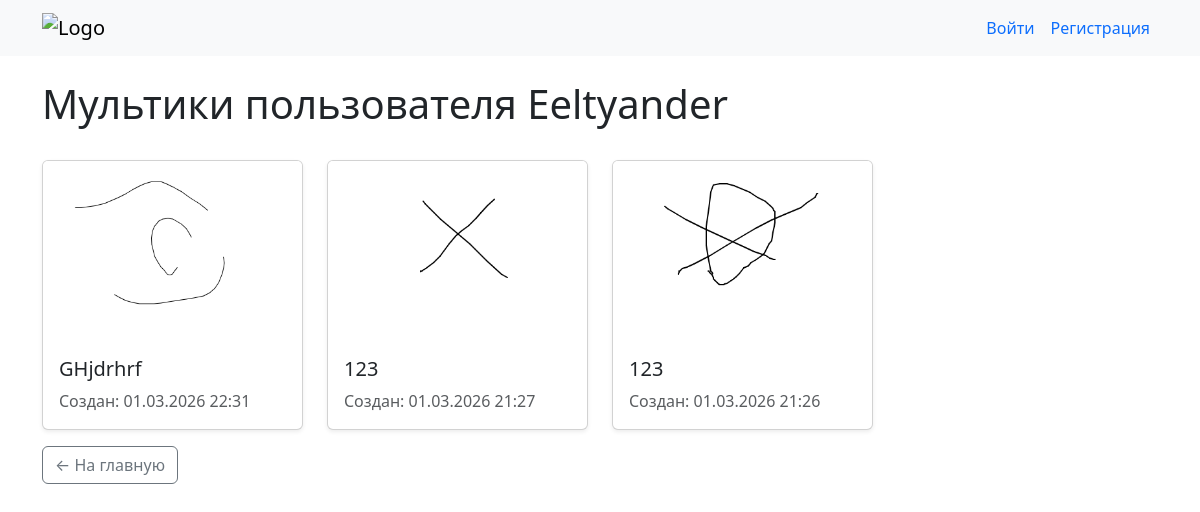
The app's page /user/Eeltyander/, older data.
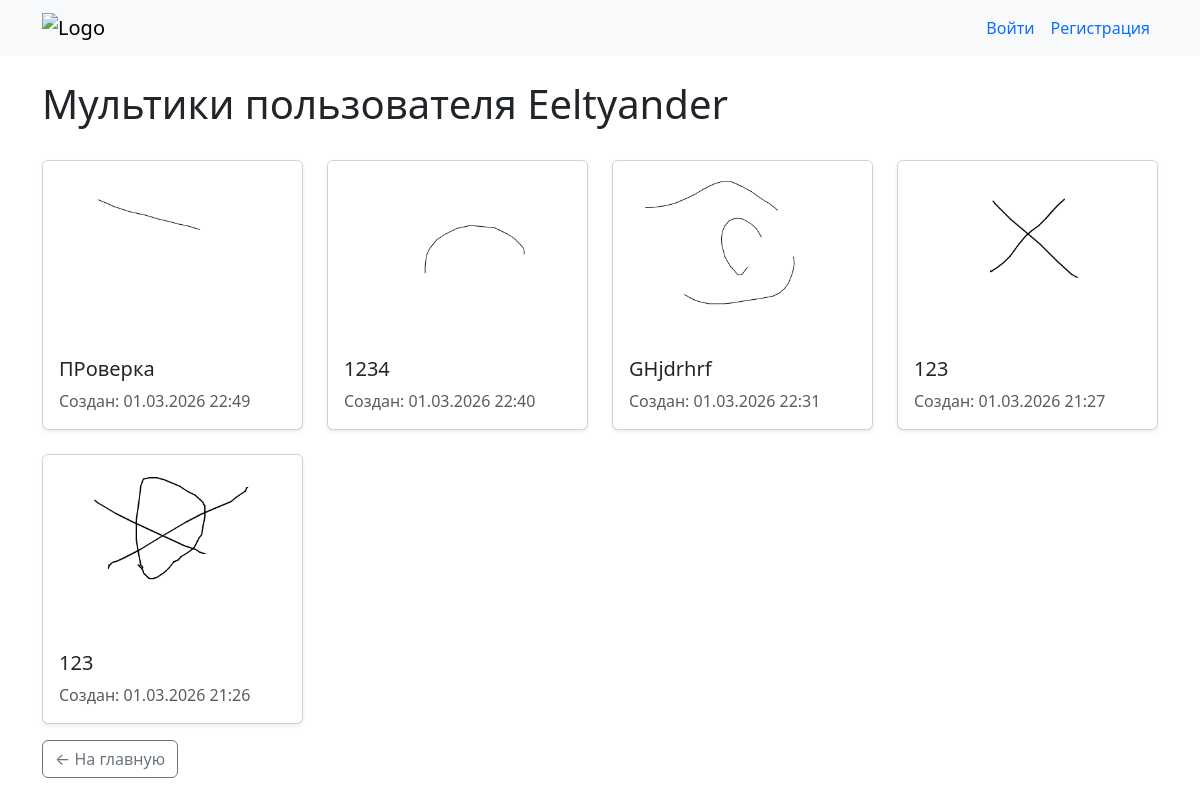
The same page, newer data.
### cartoons/models.py (models this page shows, shortened)
class Cartoon(models.Model):
    title = models.CharField(max_length=200, verbose_name="Название")
    author = models.ForeignKey(User, on_delete=models.CASCADE,
                               related_name='cartoons')
    created_at = models.DateTimeField(auto_now_add=True)
    updated_at = models.DateTimeField(auto_now=True)
    preview = models.ImageField(upload_to='cartoons/gifs/')
    frames_data = models.JSONField(default=dict, blank=True)
    fps = models.PositiveSmallIntegerField(default=12)
    class Meta:
        ordering = ['-created_at']  # сортировка по новизне

### cartoons/views.py (the view)
# urls.py: path('user/<str:username>/', views.user_profile, name='user_profile'),
def user_profile(request, username):
    user = get_object_or_404(User, username=username)
    cartoons = Cartoon.objects.filter(author=user).order_by('-created_at')
    return render(request, 'cartoons/user_profile.html', {
        'profile_user': user,
        'cartoons': cartoons
    })

### cartoons/templates/cartoons/user_profile.html (shortened to what this page needs)
{% extends "base.html" %}
{% load static %}
{% block content %}
<div class="d-flex justify-content-between align-items-center mb-4">
    <h1>Мультики пользователя {{ profile_user.username }}</h1>
</div>
<div class="row row-cols-1 row-cols-sm-2 row-cols-md-3 row-cols-lg-4 g-4">
    {% for cartoon in cartoons %}
    <div class="col">
        <div class="card h-100 shadow-sm">
            <a href="{% url 'detail' cartoon.pk %}" class="text-decoration-none text-dark">
                {% if cartoon.preview %}
                <img src="{{ cartoon.preview.url }}" class="card-img-top" alt="{{ cartoon.title }}" style="height: 180px; object-fit: cover;">
                {% else %}
                <div class="card-img-top bg-light d-flex align-items-center justify-content-center" style="height: 180px;">
                    <span class="text-muted">Нет превью</span>
                </div>
                {% endif %}
                <div class="card-body">
                    <h5 class="card-title">{{ cartoon.title }}</h5>
                    <p class="card-text text-muted">
                        Создан: {{ cartoon.created_at|date:"d.m.Y H:i" }}
                    </p>
                </div>
            </a>
        </div>
    </div>
    {% empty %}
    <div class="col-12">
        <div class="alert alert-info">
            У этого пользователя пока нет мультиков.
        </div>
    </div>
    {% endfor %}
</div>
<div class="mt-3">
    <a href="{% url 'index' %}" class="btn btn-outline-secondary">← На главную</a>
</div>
{% endblock %}

Row changes from the older to the newer data that the page shows:
added Cartoon: preview (picture), title "ПРоверка", created_at "01.03.2026 22:49"
added Cartoon: preview (picture), title "1234", created_at "01.03.2026 22:40"
